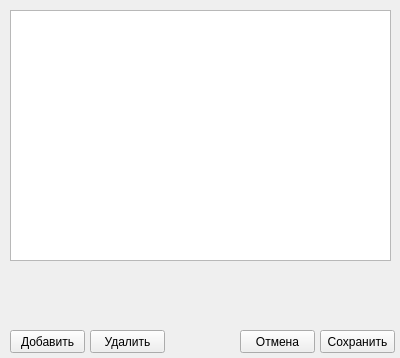
<?xml version="1.0" encoding="UTF-8"?>
<ui version="4.0">
 <class>ConfigScore</class>
 <widget class="QWidget" name="ConfigScore">
  <property name="geometry">
   <rect>
    <x>0</x>
    <y>0</y>
    <width>400</width>
    <height>358</height>
   </rect>
  </property>
  <property name="windowTitle">
   <string>Form</string>
  </property>
  <widget class="QListWidget" name="listWidget">
   <property name="geometry">
    <rect>
     <x>10</x>
     <y>10</y>
     <width>381</width>
     <height>251</height>
    </rect>
   </property>
  </widget>
  <widget class="QPushButton" name="saveButton">
   <property name="geometry">
    <rect>
     <x>320</x>
     <y>330</y>
     <width>75</width>
     <height>23</height>
    </rect>
   </property>
   <property name="text">
    <string>Сохранить</string>
   </property>
  </widget>
  <widget class="QPushButton" name="cancelButton">
   <property name="geometry">
    <rect>
     <x>240</x>
     <y>330</y>
     <width>75</width>
     <height>23</height>
    </rect>
   </property>
   <property name="text">
    <string>Отмена</string>
   </property>
  </widget>
  <widget class="QPushButton" name="addButton">
   <property name="geometry">
    <rect>
     <x>10</x>
     <y>330</y>
     <width>75</width>
     <height>23</height>
    </rect>
   </property>
   <property name="text">
    <string>Добавить</string>
   </property>
  </widget>
  <widget class="QPushButton" name="removeButton">
   <property name="geometry">
    <rect>
     <x>90</x>
     <y>330</y>
     <width>75</width>
     <height>23</height>
    </rect>
   </property>
   <property name="text">
    <string>Удалить</string>
   </property>
  </widget>
 </widget>
 <resources/>
 <connections/>
</ui>
